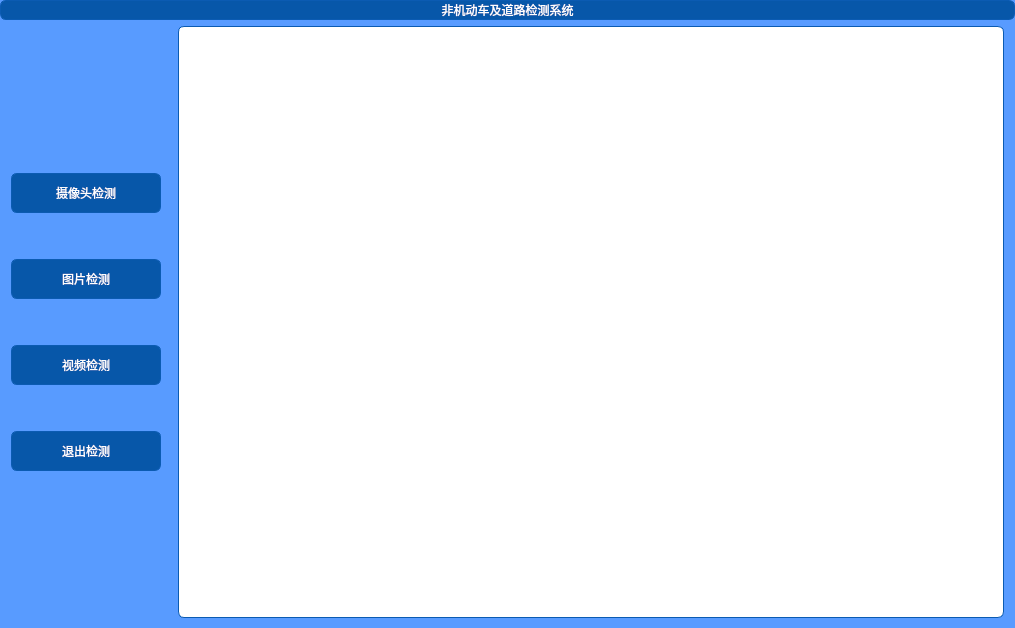
<?xml version="1.0" encoding="UTF-8"?>
<ui version="4.0">
 <class>MainWindow</class>
 <widget class="QMainWindow" name="MainWindow">
  <property name="geometry">
   <rect>
    <x>0</x>
    <y>0</y>
    <width>1015</width>
    <height>628</height>
   </rect>
  </property>
  <property name="windowTitle">
   <string>MainWindow</string>
  </property>
  <property name="styleSheet">
   <string notr="true">background-color: rgb(88, 155, 255);</string>
  </property>
  <widget class="QWidget" name="centralwidget">
   <layout class="QGridLayout" name="gridLayout" columnstretch="0,0,0,10,0" rowminimumheight="0,0,0,0">
    <property name="leftMargin">
     <number>0</number>
    </property>
    <property name="topMargin">
     <number>0</number>
    </property>
    <property name="rightMargin">
     <number>0</number>
    </property>
    <property name="bottomMargin">
     <number>0</number>
    </property>
    <item row="0" column="0" colspan="5">
     <widget class="QLabel" name="label">
      <property name="styleSheet">
       <string notr="true">font: 75 24pt &quot;Arial&quot;;
background-color: rgb(7,87,169);
border-radius: 6px;
border: 1px solid #0B5BB2;
color: rgb(255, 255, 255);</string>
      </property>
      <property name="text">
       <string>非机动车及道路检测系统</string>
      </property>
      <property name="alignment">
       <set>Qt::AlignCenter</set>
      </property>
     </widget>
    </item>
    <item row="2" column="4">
     <spacer name="horizontalSpacer_2">
      <property name="orientation">
       <enum>Qt::Horizontal</enum>
      </property>
      <property name="sizeType">
       <enum>QSizePolicy::Fixed</enum>
      </property>
      <property name="sizeHint" stdset="0">
       <size>
        <width>5</width>
        <height>20</height>
       </size>
      </property>
     </spacer>
    </item>
    <item row="3" column="3">
     <spacer name="verticalSpacer_5">
      <property name="orientation">
       <enum>Qt::Vertical</enum>
      </property>
      <property name="sizeType">
       <enum>QSizePolicy::Fixed</enum>
      </property>
      <property name="sizeHint" stdset="0">
       <size>
        <width>20</width>
        <height>10</height>
       </size>
      </property>
     </spacer>
    </item>
    <item row="2" column="2">
     <spacer name="horizontalSpacer_3">
      <property name="orientation">
       <enum>Qt::Horizontal</enum>
      </property>
      <property name="sizeType">
       <enum>QSizePolicy::Fixed</enum>
      </property>
      <property name="sizeHint" stdset="0">
       <size>
        <width>5</width>
        <height>20</height>
       </size>
      </property>
     </spacer>
    </item>
    <item row="2" column="0">
     <spacer name="horizontalSpacer">
      <property name="orientation">
       <enum>Qt::Horizontal</enum>
      </property>
      <property name="sizeType">
       <enum>QSizePolicy::Fixed</enum>
      </property>
      <property name="sizeHint" stdset="0">
       <size>
        <width>5</width>
        <height>5</height>
       </size>
      </property>
     </spacer>
    </item>
    <item row="2" column="1">
     <layout class="QVBoxLayout" name="verticalLayout">
      <item>
       <spacer name="verticalSpacer">
        <property name="orientation">
         <enum>Qt::Vertical</enum>
        </property>
        <property name="sizeHint" stdset="0">
         <size>
          <width>20</width>
          <height>40</height>
         </size>
        </property>
       </spacer>
      </item>
      <item>
       <widget class="QPushButton" name="pushButton_camera">
        <property name="sizePolicy">
         <sizepolicy hsizetype="Fixed" vsizetype="Fixed">
          <horstretch>0</horstretch>
          <verstretch>0</verstretch>
         </sizepolicy>
        </property>
        <property name="minimumSize">
         <size>
          <width>150</width>
          <height>40</height>
         </size>
        </property>
        <property name="maximumSize">
         <size>
          <width>150</width>
          <height>40</height>
         </size>
        </property>
        <property name="styleSheet">
         <string notr="true">background-color: rgb(7, 87, 169);
border: 1px solid #0B5BB2;
font: 75 16pt &quot;Arial&quot;;
color: rgb(255,255,255);
border-radius: 6px;
border: 1px solid #0B5BB2;</string>
        </property>
        <property name="text">
         <string>摄像头检测</string>
        </property>
       </widget>
      </item>
      <item>
       <spacer name="verticalSpacer_3">
        <property name="orientation">
         <enum>Qt::Vertical</enum>
        </property>
        <property name="sizeType">
         <enum>QSizePolicy::Fixed</enum>
        </property>
        <property name="sizeHint" stdset="0">
         <size>
          <width>20</width>
          <height>40</height>
         </size>
        </property>
       </spacer>
      </item>
      <item>
       <widget class="QPushButton" name="pushButton_pic">
        <property name="sizePolicy">
         <sizepolicy hsizetype="Fixed" vsizetype="Fixed">
          <horstretch>0</horstretch>
          <verstretch>0</verstretch>
         </sizepolicy>
        </property>
        <property name="minimumSize">
         <size>
          <width>150</width>
          <height>40</height>
         </size>
        </property>
        <property name="maximumSize">
         <size>
          <width>150</width>
          <height>40</height>
         </size>
        </property>
        <property name="styleSheet">
         <string notr="true">background-color: rgb(7, 87, 169);
border: 1px solid #0B5BB2;
font: 75 16pt &quot;Arial&quot;;
color: rgb(255,255,255);
border-radius: 6px;
border: 1px solid #0B5BB2;</string>
        </property>
        <property name="text">
         <string>图片检测</string>
        </property>
       </widget>
      </item>
      <item>
       <spacer name="verticalSpacer_4">
        <property name="orientation">
         <enum>Qt::Vertical</enum>
        </property>
        <property name="sizeType">
         <enum>QSizePolicy::Fixed</enum>
        </property>
        <property name="sizeHint" stdset="0">
         <size>
          <width>20</width>
          <height>40</height>
         </size>
        </property>
       </spacer>
      </item>
      <item>
       <widget class="QPushButton" name="pushButton_video">
        <property name="sizePolicy">
         <sizepolicy hsizetype="Fixed" vsizetype="Fixed">
          <horstretch>0</horstretch>
          <verstretch>0</verstretch>
         </sizepolicy>
        </property>
        <property name="minimumSize">
         <size>
          <width>150</width>
          <height>40</height>
         </size>
        </property>
        <property name="maximumSize">
         <size>
          <width>150</width>
          <height>40</height>
         </size>
        </property>
        <property name="styleSheet">
         <string notr="true">background-color: rgb(7, 87, 169);
border: 1px solid #0B5BB2;
font: 75 16pt &quot;Arial&quot;;
color: rgb(255,255,255);
border-radius: 6px;
border: 1px solid #0B5BB2;</string>
        </property>
        <property name="text">
         <string>视频检测</string>
        </property>
       </widget>
      </item>
      <item>
       <spacer name="verticalSpacer_7">
        <property name="orientation">
         <enum>Qt::Vertical</enum>
        </property>
        <property name="sizeType">
         <enum>QSizePolicy::Fixed</enum>
        </property>
        <property name="sizeHint" stdset="0">
         <size>
          <width>20</width>
          <height>40</height>
         </size>
        </property>
       </spacer>
      </item>
      <item>
       <widget class="QPushButton" name="pushButton_stop">
        <property name="sizePolicy">
         <sizepolicy hsizetype="Fixed" vsizetype="Fixed">
          <horstretch>0</horstretch>
          <verstretch>0</verstretch>
         </sizepolicy>
        </property>
        <property name="minimumSize">
         <size>
          <width>150</width>
          <height>40</height>
         </size>
        </property>
        <property name="maximumSize">
         <size>
          <width>150</width>
          <height>40</height>
         </size>
        </property>
        <property name="styleSheet">
         <string notr="true">background-color: rgb(7, 87, 169);
border: 1px solid #0B5BB2;
font: 75 16pt &quot;Arial&quot;;
color: rgb(255,255,255);
border-radius: 6px;
border: 1px solid #0B5BB2;</string>
        </property>
        <property name="text">
         <string>退出检测</string>
        </property>
       </widget>
      </item>
      <item>
       <spacer name="verticalSpacer_2">
        <property name="orientation">
         <enum>Qt::Vertical</enum>
        </property>
        <property name="sizeHint" stdset="0">
         <size>
          <width>1</width>
          <height>40</height>
         </size>
        </property>
       </spacer>
      </item>
     </layout>
    </item>
    <item row="2" column="3">
     <widget class="QLabel" name="label_2">
      <property name="styleSheet">
       <string notr="true">background-color: rgb(255, 255, 255);
border-radius: 6px;
border: 1px solid #0B5BB2;</string>
      </property>
      <property name="text">
       <string/>
      </property>
     </widget>
    </item>
   </layout>
  </widget>
 </widget>
 <resources/>
 <connections/>
</ui>
